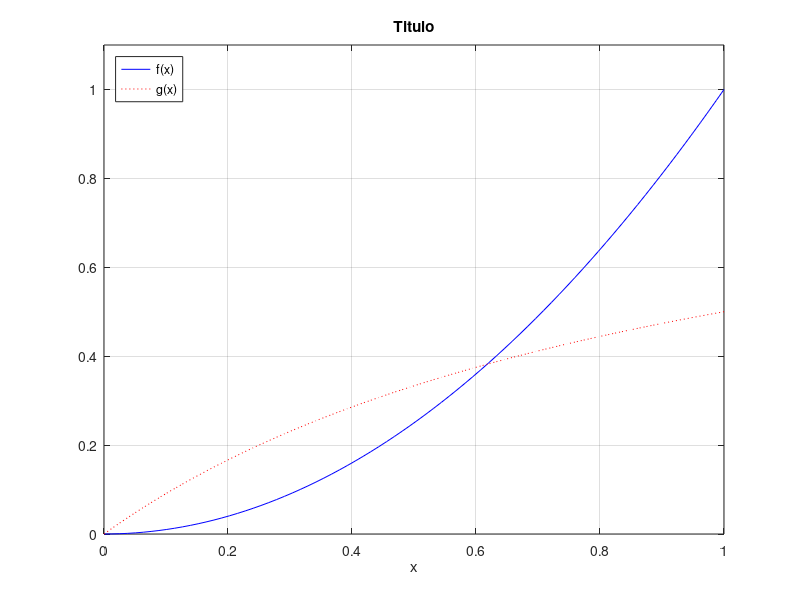

The MATLAB script that drew this image:
% f(x) = x^2
% g(x) = x/(x+1)

x= linspace(0,1,80)
f= x.^2
g= x./(x+1)

plot(x,f,'b-',x,g,'r:')
grid on
ylim([0 1.1])
xlabel('x')
title('Titulo')
legend('f(x)','g(x)','location','northwest')